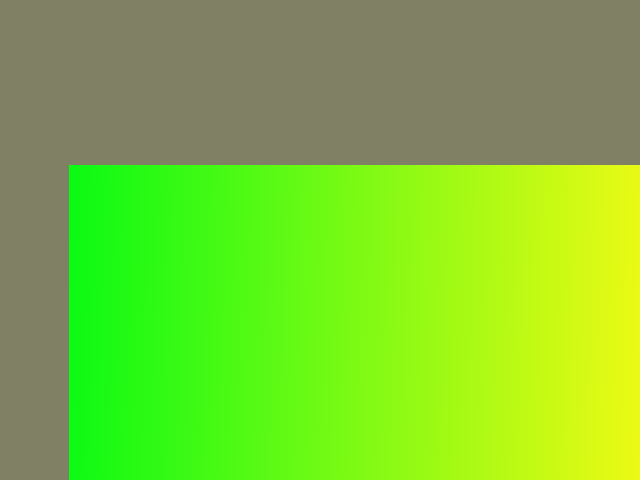
Frame 1 (no input)
Frame 60 (the mouse pressed at the canvas centre just before this capture): identical to frame 1, image omitted
Frame 120 (the mouse held since frame 60 and released just before this capture): identical to frame 1, image omitted

The Processing sketch that drew this single still picture (run headless with seeded random() and noise(); from frame 60 on, the mouse is pressed at the canvas centre):

// Processing sketch: processing_11958
// ── processing_11958.pde

/*
  Patern 2: Regular grid using a for loop
  but offsetting postition with random()
 */

float objectSize = 10;
int heightCount = 20;
int widthCount = 940;
int randomRange = -45;

void setup() {
  size(640, 480);
  ellipseMode(CENTER);
  smooth();
  
  drawGrid();

}


void draw() {
  //nothing to do here right now 
}


void drawGrid() {
  background(128, 128, 100);
  noFill();
  fill(128);
  
  for (int j = 5; j < heightCount; j = j + 1) {
    for (int i = 36; i < widthCount; i = i + 1) {
      stroke(map(i+ j, 0, widthCount + heightCount, 0, 255), 250, 20);
      rect(map(i, 0, widthCount, 0, width) + random(-randomRange, randomRange),
              map(j, 0, heightCount, 0, height) + random(-randomRange, randomRange),
              width / widthCount, height / heightCount);
    }
  }
}


void mouseMoved() {
  widthCount = floor(map( mouseX, 0, width, 0, 150));
  heightCount = floor(map( mouseX, 0, height, 0, 100));
  randomRange = mouseY;
  drawGrid();
}
